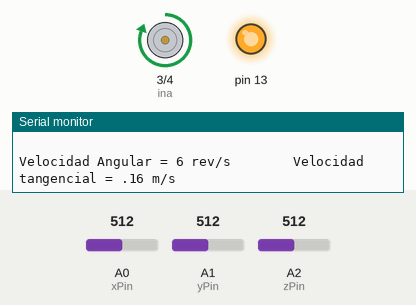
This sketch was run on a simulated Arduino Uno, built with avr-gcc and run on an emulated ATmega328P. Shown: motor-driver pin pairs drawn as motors (green arrow = first pin HIGH = forward, orange = second pin HIGH = backward, longer = more drive, scaled by the enable pin), output pins drawn as LEDs (lit = HIGH), the last lines printed to the serial monitor. The test bench sets the inputs (shaded band); at power-on: A0 (xPin) = 512, A1 (yPin) = 512, A2 (zPin) = 512.

Above: at 1.2 s.
1.3 s: A0 (xPin) set to 353
4.3 s: A0 (xPin) set to 331
At 5.3 s:
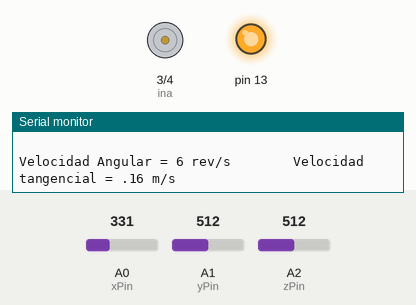
7.3 s: A0 (xPin) set to 306
At 8.0 s:
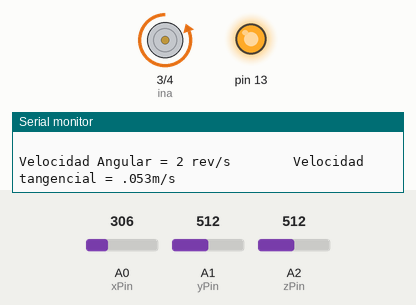
10.3 s: A0 (xPin) set to 414
13.3 s: A1 (yPin) set to 370
16.3 s: A1 (yPin) set to 343
At 17.2 s:
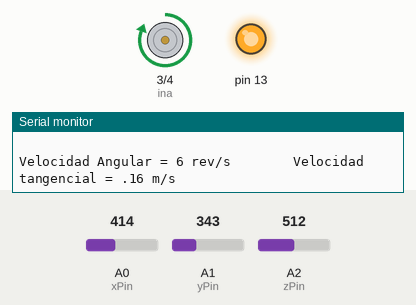
Timing chart, 0 to 19.3 s (numbered marks = the images above; inputs shaded):
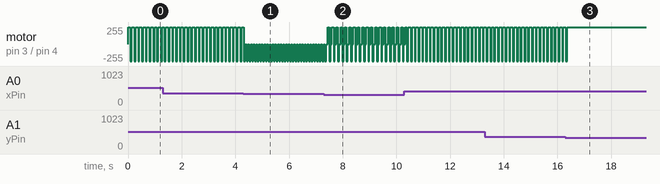

Measured:
- the behaviour switches between 344 and 343 on A0 (xPin) (found by bisection; images 0 and 1)
- the behaviour switches between 352 and 351 on A1 (yPin) (found by bisection; images 2 and 3)
- after the input at 4.3 s, motor on pin 3 (ina) / pin 4 (inb): alternates backward 255/255 for 0.05 s and stopped for 0.05 s, starting after 0.07 s
- after the input at 16.3 s, motor on pin 3 (ina) / pin 4 (inb): goes on until 16.4 s, then stays forward 255/255
- by itself, motor on pin 3 (ina) / pin 4 (inb): alternates forward 255/255 for 0.09 s and backward 255/255 for 0.05 s

The sketch:

proyecto.ino
```cpp
#include <Arduino.h>

const int xPin = 0;
const int yPin = 1;
const int zPin = 2;

int ena= 2;
int ina= 3;
int inb= 4;

int minX = 267;
int maxX = 404;
int minY = 268;
int maxY = 404;
int minZ = 264;
int maxZ = 398;

double x;
double y;
double z;
void setup(){
 pinMode(ena, OUTPUT);
 pinMode(ina, OUTPUT);
 pinMode(inb, OUTPUT);
 Serial.begin(9600);
 pinMode(13,OUTPUT);
 digitalWrite(13,HIGH);
}
void loop(){


 int xRead = analogRead(xPin);
 int yRead = analogRead(yPin);
 int zRead = analogRead(zPin);


 int xAng = map(xRead, minX, maxX, -90, 90);
 int yAng = map(yRead, minY, maxY, -90, 90);
 int zAng = map(zRead, minZ, maxZ, -90, 90);


if (xAng<10 && xAng>-10){
  alto();
  delay(50);
}

if (xAng>10){
  digitalWrite(ena, HIGH);
  digitalWrite(ina, HIGH);
  digitalWrite(inb, LOW);
  delay(80);
  Serial.println("      ");
  Serial.println("Velocidad Angular = 6 rev/s        Velocidad tangencial = .16 m/s");
 }

if (xAng <-10){
  digitalWrite(ena, HIGH);
  digitalWrite(ina, LOW);
  digitalWrite(inb, LOW);
  delay(50);
  digitalWrite(ena, HIGH);
  digitalWrite(ina, 50);
  analogWrite(inb, LOW);
  delay(50);
  Serial.println("      ");
  Serial.println("Velocidad Angular = 2 rev/s        Velocidad tangencial = .053m/s");
 }

if (yAng>20){
   abajo();
   delay(50);
 }


}

void vel1(){
  digitalWrite(ena, HIGH);
  digitalWrite(ina, LOW);
  digitalWrite(inb, HIGH);
}

void vel2(){
  digitalWrite(ena, HIGH);
  digitalWrite(ina, LOW);
  analogWrite(inb, 170);
}

void abajo(){
  digitalWrite(ena, HIGH);
  digitalWrite(ina, LOW);
  digitalWrite(inb, HIGH);

}

void alto(){
  digitalWrite(ena, LOW);
  digitalWrite(ina, LOW);
  digitalWrite(inb, LOW);
}
```
